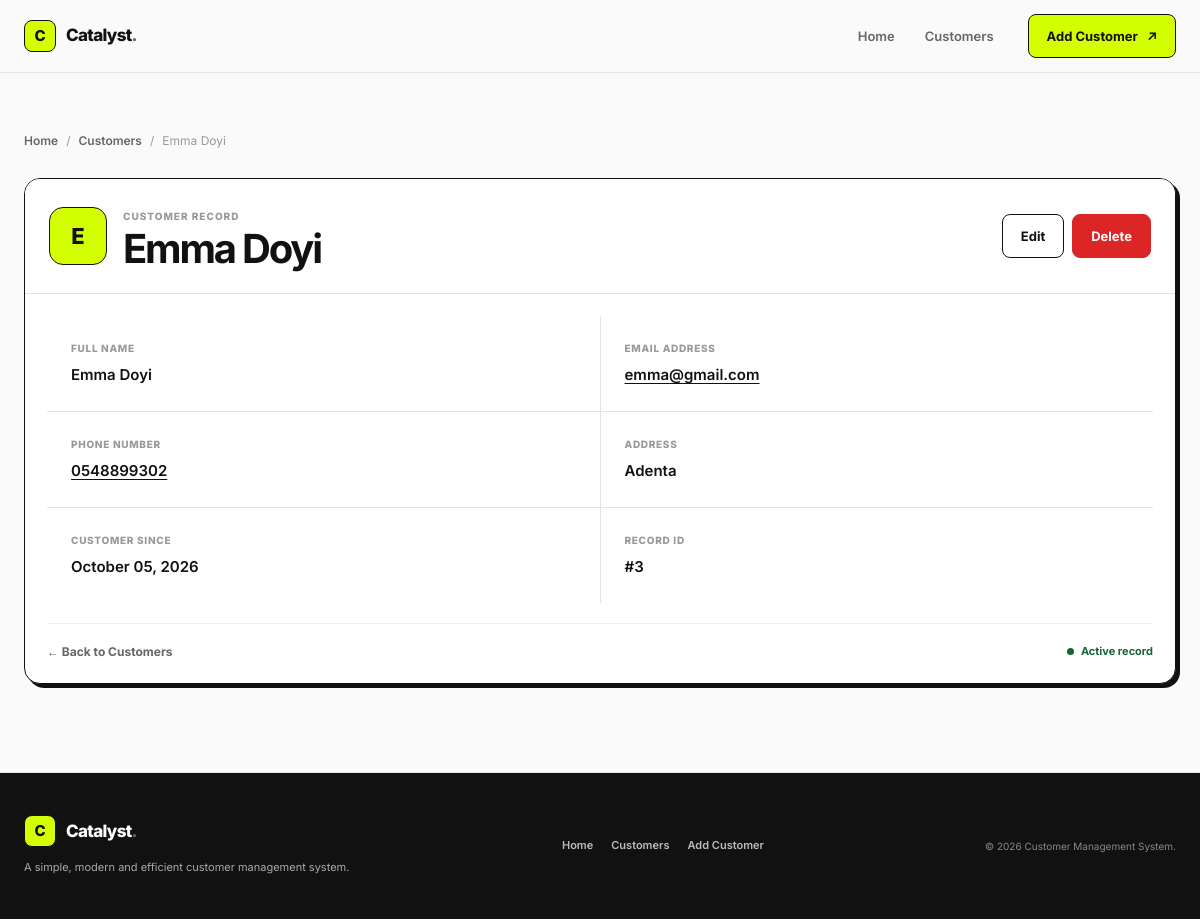
The page /customers/3/ on the database its author committed.
### customer_app/models.py (models this page shows, shortened)
class Customer(models.Model):
    name = models.CharField(max_length=100)
    email = models.EmailField(unique=True)
    phone = models.CharField(max_length=50)
    address = models.CharField(max_length=200)
    created_at = models.DateTimeField(auto_now_add=True)
    class Meta:
        ordering = ['name']

### customer_app/views.py (the view)
# urls.py: path('<int:pk>/', views.CustomerDetailView.as_view(), name='customer_detail'),
class CustomerDetailView(DetailView):
    model = Customer
    template_name = "customer_app/customer_detail.html"
    context_object_name = "customer"

### customer_app/templates/customer_app/customer_detail.html (shortened to what this page needs)
{% extends "base.html" %}
{% block body_class %}
inner page-detail
{% endblock %}
{% block content %}
<section class="page">
  <div class="container">
    <div class="breadcrumb">
      <a href="{% url 'customer_app:home' %}">
        Home
      </a>
      <span>/</span>
      <a href="{% url 'customer_app:customer_list' %}">
        Customers
      </a>
      <span>/</span>
      <span>
        {{ customer.name }}
      </span>
    </div>
    <div class="dashboard-frame detail-frame">
      <div class="panel-head">
        <div class="panel-id">
          <div class="avatar-lg">
            {{ customer.name|first|upper }}
          </div>
          <div>
            <span class="eyebrow">
              Customer record
            </span>
            <h1>
              {{ customer.name }}
            </h1>
          </div>
        </div>
        <div class="panel-actions">
          <a href="{% url 'customer_app:customer_update' customer.pk %}" class="btn btn-ghost">
            Edit
          </a>
          <a href="{% url 'customer_app:customer_delete' customer.pk %}" class="btn btn-danger">
            Delete
          </a>
        </div>
      </div>
      <div class="dashboard-body">
        <div class="detail-grid">
          <div class="detail-item">
            <span class="detail-label">
              Full Name
            </span>
            <span class="detail-value">
              {{ customer.name }}
            </span>
          </div>
          <div class="detail-item">
            <span class="detail-label">
              Email Address
            </span>
            <span class="detail-value">
              {% if customer.email %}
              <a href="mailto:{{ customer.email }}">
                {{ customer.email }}
              </a>
              {% else %}
              —
              {% endif %}
            </span>
          </div>
          <div class="detail-item">
            <span class="detail-label">
              Phone Number
            </span>
            <span class="detail-value">
              {% if customer.phone %}
              <a href="tel:{{ customer.phone }}">
                {{ customer.phone }}
              </a>
              {% else %}
              —
              {% endif %}
            </span>
          </div>
          <div class="detail-item">
            <span class="detail-label">
              Address
            </span>
            <span class="detail-value">
              {{ customer.address|default:"—" }}
            </span>
          </div>
          <div class="detail-item">
            <span class="detail-label">
              Customer Since
            </span>
            <span class="detail-value">
              {{ customer.created_at|date:"F d, Y" }}
            </span>
          </div>
          <div class="detail-item">
            <span class="detail-label">
              Record ID
            </span>
            <span class="detail-value">
              #{{ customer.pk }}
            </span>
          </div>
        </div>
        <div class="panel-foot">
          <a href="{% url 'customer_app:customer_list' %}" class="back-link">
            ← Back to Customers
          </a>
          <span class="record-status">
            <span class="record-status-dot"></span>
            Active record
          </span>
        </div>
      </div>
    </div>
  </div>
</section>
{% endblock %}

### static/css/style.css (style rules this page uses)
:root { --bg: #FAFAFA; --surface: #F0F0F0; --surface-dark: #E8E8E8; --white: #FFFFFF; --text: #111111; --text-muted: #666666; --text-dim: #999999; --accent: #D4FF00; --accent-hover: #C2EB00; --border: #E5E5E5; --border-light: #EEEEEE; --danger: #DC2626; --danger-dark: #B91C1C; --danger-bg: #FEF2F2; --success: #166534; --success-bg: #DCFCE7; --warning: #92400E; --warning-bg: #FEF3C7; --section-pad: 88px; --container: 1200px; --gap: 24px; --nav-h: 72px; --radius: 16px; --radius-sm: 10px; --shadow-hard: 4px 4px 0 var(--text); --ease: cubic-bezier(.2,.8,.2,1); }
*, *::before, *::after { box-sizing: border-box; }
html { scroll-behavior: smooth; }
body { margin: 0; min-height: 100dvh; background: var(--bg); color: var(--text); font-family: "Inter", Arial, Helvetica, sans-serif; font-size: 15px; line-height: 1.6; display: flex; flex-direction: column; }
a { color: inherit; text-decoration: none; }
h1, h2, h3, h4, p { margin-top: 0; }
.container { width: min( calc(100% - 48px), var(--container) ); margin-inline: auto; }
.eyebrow { display: inline-block; margin-bottom: 8px; color: var(--text-dim); font-size: 10px; font-weight: 800; letter-spacing: .1em; text-transform: uppercase; }
.btn { min-height: 44px; display: inline-flex; align-items: center; justify-content: center; gap: 9px; padding: 10px 18px; border: 1px solid var(--text); border-radius: 8px; font-size: 13px; font-weight: 700; cursor: pointer; transition: transform .2s var(--ease), background .2s ease, color .2s ease, box-shadow .2s ease; }
.btn-ghost { background: var(--white); color: var(--text); }
.btn-danger { background: var(--danger); color: var(--white); border-color: var(--danger); }
.page { padding: 58px 0 var(--section-pad); }
.breadcrumb { display: flex; align-items: center; flex-wrap: wrap; gap: 8px; margin-bottom: 28px; color: var(--text-dim); font-size: 12px; }
.breadcrumb a { color: var(--text-muted); font-weight: 600; }
.dashboard-frame { overflow: hidden; border: 1px solid var(--text); border-radius: var(--radius); background: var(--white); box-shadow: var(--shadow-hard); }
.dashboard-body { padding: 22px; }
.detail-frame { overflow: hidden; }
.panel-head { display: flex; align-items: center; justify-content: space-between; gap: 24px; padding: 24px; border-bottom: 1px solid var(--border); background: var(--white); }
.panel-id { display: flex; align-items: center; gap: 16px; min-width: 0; }
.panel-id h1 { margin: 0; font-size: clamp(27px, 4vw, 40px); line-height: 1; letter-spacing: -.055em; overflow-wrap: anywhere; }
.panel-id .eyebrow { margin-bottom: 5px; }
.avatar-lg { flex: 0 0 58px; width: 58px; height: 58px; display: flex; align-items: center; justify-content: center; background: var(--accent); color: var(--text); border: 1px solid var(--text); border-radius: 14px; font-size: 22px; font-weight: 800; }
.panel-actions { display: flex; align-items: center; gap: 8px; flex-shrink: 0; }
.detail-grid { display: grid; grid-template-columns: repeat(2, minmax(0, 1fr)); gap: 1px; background: var(--border); }
.detail-item { min-width: 0; padding: 24px; background: var(--white); }
.detail-label { display: block; margin-bottom: 7px; color: var(--text-dim); font-size: 10px; font-weight: 800; text-transform: uppercase; letter-spacing: .07em; }
.detail-value { display: block; color: var(--text); font-size: 15px; font-weight: 600; overflow-wrap: anywhere; }
.detail-value a { text-decoration: underline; text-underline-offset: 3px; }
.panel-foot { display: flex; align-items: center; justify-content: space-between; gap: 16px; margin-top: 20px; padding-top: 18px; border-top: 1px solid var(--border-light); }
.back-link { color: var(--text-muted); font-size: 12px; font-weight: 700; }
.record-status { display: inline-flex; align-items: center; gap: 7px; color: var(--success); font-size: 11px; font-weight: 700; }
.record-status-dot { width: 7px; height: 7px; border-radius: 50%; background: var(--success); }

### rows shown on the page
Customer: name "Emma Doyi", name|first "E", email "emma@gmail.com", phone "0548899302", address "Adenta", created_at "October 05, 2026", pk "3"
